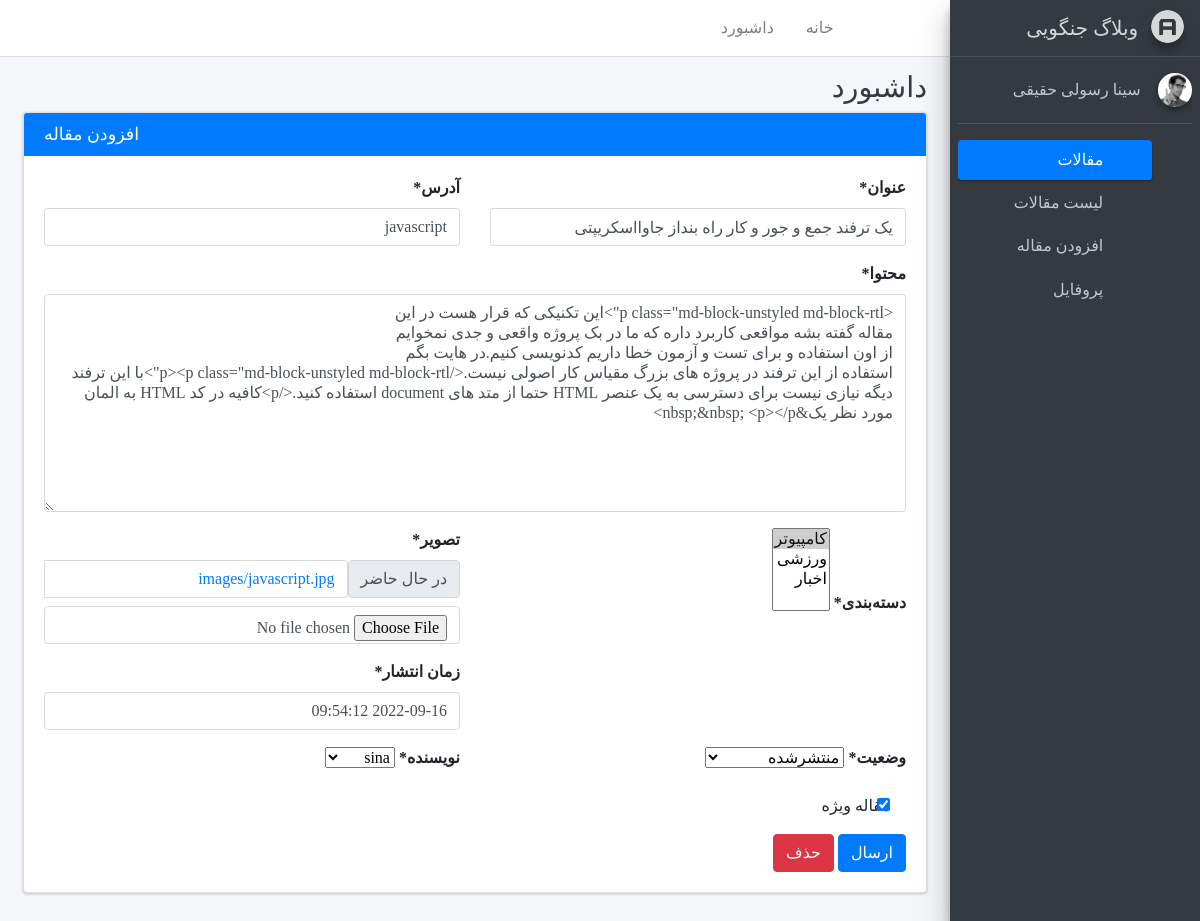
/account/update/4/ (signed in), run on the app's committed database.
### account/models.py (models this page shows)
class User(AbstractUser):
    is_author = models.BooleanField(
        default=False, verbose_name='وضعیت نویسندگی')

### blog/models.py (models this page shows, shortened)
class Article(models.Model):
    PENDDING = 'P'
    DRAFT = 'D'
    INSTIGATION = 'I'
    BACK = 'B'
    STATUS_CHOICES = [
        (PENDDING, 'منتشرشده'),
        (DRAFT, 'پیش‌نویس'),
        (INSTIGATION, 'در حال برسی'),
        (BACK, 'برگشت داده شده'),
    ]
    title = models.CharField(max_length=255, verbose_name='عنوان')
    slug = models.SlugField(max_length=100, unique=True, verbose_name='آدرس')
    category = models.ManyToManyField(Category, verbose_name='دسته‌بندی')
    description = models.TextField(verbose_name='محتوا')
    thumbnail = models.ImageField(upload_to='images', verbose_name='تصویر')
    publish = models.DateTimeField(
        default=timezone.now, verbose_name='زمان انتشار')
    create = models.DateTimeField(auto_now_add=True, verbose_name='تاریخ ساخت')
    update = models.DateTimeField(
        auto_now=True, verbose_name='تاریخ بروزرسانی')
    status = models.CharField(
        max_length=1, choices=STATUS_CHOICES, verbose_name='وضعیت')
    is_special = models.BooleanField(default=False, verbose_name='مقاله ویژه')
    author = models.ForeignKey(User, null=True, on_delete=models.SET_NULL,
                               verbose_name='نویسنده', related_name='articles')
    class Meta:
        verbose_name = 'مقاله'
        verbose_name_plural = 'مقاله‌ها'
    def jpublish(self):
        return jalali_converter(self.publish)
    jpublish.short_description = 'تاریخ انتشار'
    def jcreate(self):
        return jalali_converter(self.create)
    jcreate.short_description = 'تاریخ ساخت'
    def jupdate(self):
        return jalali_converter(self.update)
    jupdate.short_description = 'تاریخ بروزرسانی'
    def get_category(self):
        return '، '.join([category.title for category in self.category.all()])
    get_category.short_description = 'دسته‌بندی'

### account/views.py (the view)
# urls.py: path('update/<int:pk>/', UpdateArticle.as_view(), name='update-article'),
class UpdateArticle(AuthorAccessMixin, FormFieldsMixin, FormValidMixin, UpdateView):
    model = Article
    template_name = 'create_article.html'

### account/mixins.py (called while the page is built)
    def dispatch(self, request, *args, **kwargs):
        if request.user.is_superuser:
            self.fields = ['title', 'slug', 'category',
                           'description', 'is_special', 'thumbnail', 'publish', 'status', 'author']
        elif request.user.is_author:
            self.fields = ['title', 'slug', 'category',
                           'description', 'is_special', 'thumbnail', 'publish', ]
        else:
            raise Http404('نمایش غیرمجاز')
        return super().dispatch(request, *args, **kwargs)

    def dispatch(self, request, pk, *args, **kwargs):
        article_update = get_object_or_404(Article, pk=pk)
        if request.user == article_update.author and article_update.status in ['D', 'B']\
                or request.user.is_superuser:
            return super().dispatch(request, *args, **kwargs)
        else:
            raise Http404('مجاز به نمایش نیست')

### blog/models.py (called while the page is built)
    def __str__(self):
        return self.title

### blog/templatetags/basetags.py (called while the page is built)
@register.inclusion_tag('registration/partials/link.html')
def link(request, link_name, content, classes):
    return {
        "request" : request,
        "link_name" : link_name,
        "link" : f'account:{link_name}',
        "content" : content,
        "classes" : classes
    }

### account/templates/create_article.html
{% extends 'registration/base.html' %}
{% load crispy_forms_tags %}
{% block main %}
<div class="card card-primary">
    <div class="card-header">
      <h3 class="card-title mb-0 float-left">افزودن مقاله</h3>
    </div>
        <div class="card-body">
            <form method="POST" enctype="multipart/form-data">{% csrf_token %}
                <div class="row">
                    <div class="col-6">
                        {{form.title|as_crispy_field}}
                    </div>
                    <div class="col-6">
                        {{form.slug|as_crispy_field}}
                    </div>
                    <div class="col-12">
                        {{form.description|as_crispy_field}}
                    </div>
                    <div class="col-6">
                        {{form.category|as_crispy_field}}
                    </div>
                    <div class="col-6">
                        {{form.thumbnail|as_crispy_field}}
                        {{form.publish|as_crispy_field}}
                    </div>
                    {% if user.is_superuser %}
                    <div class="col-6">
                        {{form.status|as_crispy_field}}
                    </div>
                    <div class="col-6">
                        {{form.author|as_crispy_field}}
                    </div>
                    {% endif %}
                    <div class="col-6 mx-3">
                        {{form.is_special|as_crispy_field}}
                    </div>
                </div>
                <button value="submit"class="btn btn-primary">ارسال</button>
                {% if user.is_superuser and request.resolver_match.url_name == 'update-article' %}
                <a class="btn btn-danger text-light"
                    href="{% url 'account:delete-article' request.resolver_match.kwargs.pk %}">
                    حذف
                </a>
                {% endif %}
            </form>
        </div>
    </div>
{% endblock %}

### account/templates/registration/sidebar.html
  {% load static %}
  {% load basetags %}
  <aside class="main-sidebar sidebar-dark-primary elevation-4">
    <a href="index3.html" class="brand-link">
      <img src="{%static 'adminlte/assets/img/AdminLTELogo.png' %}" alt="AdminLTE Logo" class="brand-image img-circle elevation-3"
           style="opacity: .8">
      <span class="brand-text">وبلاگ جنگویی</span>
    </a>
    <div class="sidebar">
      <div class="user-panel mt-3 pb-3 mb-3 d-flex">
        <div class="image">
          <img src="{%static 'adminlte/assets/img/user2-160x160.jpg' %}" class="img-circle elevation-2" alt="User Image">
        </div>
        <div class="info">
          <a href="#" class="d-block">{{request.user.get_full_name}}</a>
        </div>
      </div>
      <nav class="mt-2">
        <ul class="nav nav-pills nav-sidebar flex-column" data-widget="treeview" role="menu" data-accordion="false">
          {% if user.is_superuser or user.is_author %}
            <li class="nav-item has-treeview menu-open">
              <a href="#" class="nav-link active">
                <i class="nav-icon fas fa-tachometer-alt"></i>
                <p>
                  مقالات
                  <i class="right fas fa-angle-left"></i>
                </p>
              </a>
              <ul class="nav nav-treeview">
                <li class="nav-item">
                  {%link request 'home' 'لیست مقالات' 'fa-list' %}
                </li>
                <li class="nav-item">
                  {%link request 'create-article' 'افزودن مقاله' 'fa-edit' %}
                </li>
              </ul>
            </li>
          {% endif %}
          <li class="nav-item">
            {% link request 'profile' 'پروفایل' 'fa-th'%}
          </li>
        </ul>
      </nav>
    </div>
  </aside>

### static/adminlte/assets/css/custom.css (style rules this page uses)
body { direction: rtl !important; text-align: right !important; font-family: Sahel !important; }
* { direction: rtl !important; }
.layout-fixed .main-sidebar { right: 0; }
.brand-image { float: right; }
.nav-sidebar .nav-link > .right, .nav-sidebar .nav-link > p > .right { left: 1rem; right: auto; }

### data on the page
User: user.get_full_name "سینا رسولی حقیقی"
Article: title "یک ترفند جمع و جور و کار راه بنداز جاوااسکریپتی", slug "javascript", description "<p class=\"md-block-unstyled md-block-rtl\">این تکنیکی که قرار هست در این مقاله گفته بشه مواقعی کاربرد داره که ما در بک پروژه واقعی و جدی نمخوایم از اون استفاده و برای تست و آزمون خطا داریم کدنویسی کنیم.در هایت بگم استفاده از این ترفند در پروژه های بزرگ مقیاس کار اصولی نیست.</p><p class=\"md-block-unstyled md-block-rtl\">با این ترفند دیگه نیازی نیست برای دسترسی به یک عنصر HTML حتما از متد های document استفاده کنید.</p>کافیه در کد HTML به المان مورد نظر یک&nbsp;&nbsp; <p></p>", publish "2022-09-16 09:54:12", status "منتشرشده", author "sina", is_special "☑"

### other printed values
{{ content }} "لیست مقالات افزودن مقاله پروفایل"
